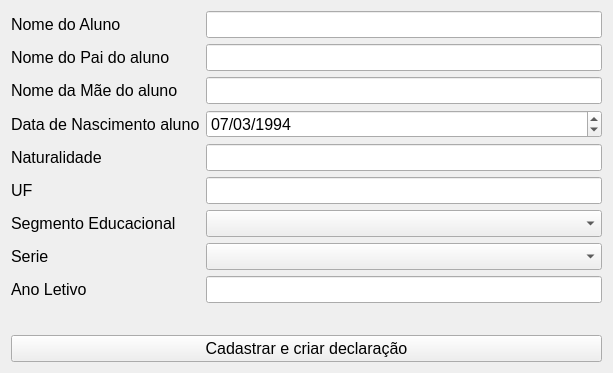
<?xml version="1.0" encoding="UTF-8"?>
<ui version="4.0">
 <class>Form</class>
 <widget class="QWidget" name="Form">
  <property name="geometry">
   <rect>
    <x>0</x>
    <y>0</y>
    <width>613</width>
    <height>373</height>
   </rect>
  </property>
  <property name="windowTitle">
   <string>Cadastro de Aluno</string>
  </property>
  <property name="windowIcon">
   <iconset>
    <normaloff>../img/icon.ico</normaloff>../img/icon.ico</iconset>
  </property>
  <layout class="QVBoxLayout" name="verticalLayout">
   <item>
    <layout class="QFormLayout" name="formLayout">
     <item row="0" column="0">
      <widget class="QLabel" name="nomeDoAlunoLabel">
       <property name="font">
        <font>
         <pointsize>12</pointsize>
        </font>
       </property>
       <property name="text">
        <string>Nome do Aluno</string>
       </property>
      </widget>
     </item>
     <item row="0" column="1">
      <widget class="QLineEdit" name="nomeDoAlunoLineEdit">
       <property name="font">
        <font>
         <pointsize>12</pointsize>
        </font>
       </property>
      </widget>
     </item>
     <item row="1" column="0">
      <widget class="QLabel" name="nomeDoPaiDoAlunoLabel">
       <property name="font">
        <font>
         <pointsize>12</pointsize>
        </font>
       </property>
       <property name="text">
        <string>Nome do Pai do aluno</string>
       </property>
      </widget>
     </item>
     <item row="1" column="1">
      <widget class="QLineEdit" name="nomeDoPaiDoAlunoLineEdit">
       <property name="font">
        <font>
         <pointsize>12</pointsize>
        </font>
       </property>
      </widget>
     </item>
     <item row="2" column="0">
      <widget class="QLabel" name="nomeDaMEDoAlunoLabel">
       <property name="font">
        <font>
         <pointsize>12</pointsize>
        </font>
       </property>
       <property name="text">
        <string>Nome da Mãe do aluno</string>
       </property>
      </widget>
     </item>
     <item row="2" column="1">
      <widget class="QLineEdit" name="nomeDaMEDoAlunoLineEdit">
       <property name="font">
        <font>
         <pointsize>12</pointsize>
        </font>
       </property>
      </widget>
     </item>
     <item row="3" column="0">
      <widget class="QLabel" name="dataDeNascimentoAlunoLabel">
       <property name="font">
        <font>
         <pointsize>12</pointsize>
        </font>
       </property>
       <property name="text">
        <string>Data de Nascimento aluno</string>
       </property>
      </widget>
     </item>
     <item row="3" column="1">
      <widget class="QDateEdit" name="dataDeNascimentoAlunoDateEdit">
       <property name="font">
        <font>
         <pointsize>12</pointsize>
        </font>
       </property>
       <property name="dateTime">
        <datetime>
         <hour>0</hour>
         <minute>0</minute>
         <second>0</second>
         <year>1994</year>
         <month>3</month>
         <day>7</day>
        </datetime>
       </property>
       <property name="minimumTime">
        <time>
         <hour>0</hour>
         <minute>0</minute>
         <second>0</second>
        </time>
       </property>
       <property name="currentSection">
        <enum>QDateTimeEdit::DaySection</enum>
       </property>
       <property name="displayFormat">
        <string>dd/MM/yyyy</string>
       </property>
       <property name="date">
        <date>
         <year>1994</year>
         <month>3</month>
         <day>7</day>
        </date>
       </property>
      </widget>
     </item>
     <item row="4" column="0">
      <widget class="QLabel" name="naturalidadeLabel">
       <property name="font">
        <font>
         <pointsize>12</pointsize>
        </font>
       </property>
       <property name="text">
        <string>Naturalidade</string>
       </property>
      </widget>
     </item>
     <item row="4" column="1">
      <widget class="QLineEdit" name="naturalidadeLineEdit">
       <property name="font">
        <font>
         <pointsize>12</pointsize>
        </font>
       </property>
      </widget>
     </item>
     <item row="5" column="0">
      <widget class="QLabel" name="uFLabel">
       <property name="font">
        <font>
         <pointsize>12</pointsize>
        </font>
       </property>
       <property name="text">
        <string>UF</string>
       </property>
      </widget>
     </item>
     <item row="5" column="1">
      <widget class="QLineEdit" name="uFLineEdit">
       <property name="font">
        <font>
         <pointsize>12</pointsize>
        </font>
       </property>
      </widget>
     </item>
     <item row="6" column="0">
      <widget class="QLabel" name="segmentoEducacionalLabel">
       <property name="font">
        <font>
         <pointsize>12</pointsize>
        </font>
       </property>
       <property name="text">
        <string>Segmento Educacional</string>
       </property>
      </widget>
     </item>
     <item row="6" column="1">
      <widget class="QComboBox" name="segmentoEducacionalComboBox">
       <property name="font">
        <font>
         <pointsize>12</pointsize>
        </font>
       </property>
      </widget>
     </item>
     <item row="7" column="0">
      <widget class="QLabel" name="serieLabel">
       <property name="font">
        <font>
         <pointsize>12</pointsize>
        </font>
       </property>
       <property name="text">
        <string>Serie</string>
       </property>
      </widget>
     </item>
     <item row="7" column="1">
      <widget class="QComboBox" name="serieComboBox">
       <property name="font">
        <font>
         <pointsize>12</pointsize>
        </font>
       </property>
      </widget>
     </item>
     <item row="8" column="0">
      <widget class="QLabel" name="anoLetivoLabel">
       <property name="font">
        <font>
         <pointsize>12</pointsize>
        </font>
       </property>
       <property name="text">
        <string>Ano Letivo</string>
       </property>
      </widget>
     </item>
     <item row="8" column="1">
      <widget class="QLineEdit" name="anoLetivoLineEdit">
       <property name="font">
        <font>
         <pointsize>12</pointsize>
        </font>
       </property>
       <property name="inputMethodHints">
        <set>Qt::ImhPreferNumbers</set>
       </property>
      </widget>
     </item>
    </layout>
   </item>
   <item>
    <widget class="QPushButton" name="cadastrarButton">
     <property name="font">
      <font>
       <pointsize>12</pointsize>
      </font>
     </property>
     <property name="text">
      <string>Cadastrar e criar declaração</string>
     </property>
    </widget>
   </item>
  </layout>
 </widget>
 <resources/>
 <connections/>
</ui>
